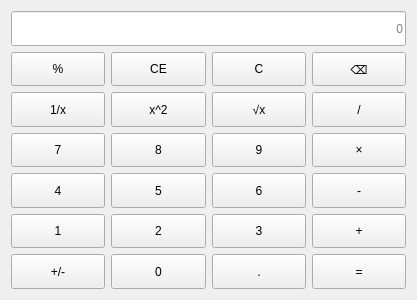
<?xml version="1.0" encoding="UTF-8"?>
<ui version="4.0">
 <class>normal</class>
 <widget class="QWidget" name="normal">
  <property name="geometry">
   <rect>
    <x>0</x>
    <y>0</y>
    <width>417</width>
    <height>300</height>
   </rect>
  </property>
  <property name="windowTitle">
   <string>标准型</string>
  </property>
  <layout class="QVBoxLayout" name="verticalLayout">
   <item>
    <layout class="QGridLayout" name="gridLayout">
     <item row="6" column="3">
      <widget class="QPushButton" name="btnPlus">
       <property name="sizePolicy">
        <sizepolicy hsizetype="Minimum" vsizetype="Preferred">
         <horstretch>0</horstretch>
         <verstretch>0</verstretch>
        </sizepolicy>
       </property>
       <property name="text">
        <string>+</string>
       </property>
      </widget>
     </item>
     <item row="6" column="1">
      <widget class="QPushButton" name="btnNum2">
       <property name="sizePolicy">
        <sizepolicy hsizetype="Minimum" vsizetype="Preferred">
         <horstretch>0</horstretch>
         <verstretch>0</verstretch>
        </sizepolicy>
       </property>
       <property name="text">
        <string>2</string>
       </property>
      </widget>
     </item>
     <item row="5" column="0">
      <widget class="QPushButton" name="btnNum4">
       <property name="sizePolicy">
        <sizepolicy hsizetype="Minimum" vsizetype="Preferred">
         <horstretch>0</horstretch>
         <verstretch>0</verstretch>
        </sizepolicy>
       </property>
       <property name="text">
        <string>4</string>
       </property>
      </widget>
     </item>
     <item row="7" column="3">
      <widget class="QPushButton" name="btnEqual">
       <property name="sizePolicy">
        <sizepolicy hsizetype="Minimum" vsizetype="Preferred">
         <horstretch>0</horstretch>
         <verstretch>0</verstretch>
        </sizepolicy>
       </property>
       <property name="text">
        <string>=</string>
       </property>
      </widget>
     </item>
     <item row="4" column="0">
      <widget class="QPushButton" name="btnNum7">
       <property name="sizePolicy">
        <sizepolicy hsizetype="Minimum" vsizetype="Preferred">
         <horstretch>0</horstretch>
         <verstretch>0</verstretch>
        </sizepolicy>
       </property>
       <property name="styleSheet">
        <string notr="true"/>
       </property>
       <property name="text">
        <string>7</string>
       </property>
      </widget>
     </item>
     <item row="2" column="2">
      <widget class="QPushButton" name="btnClearAll">
       <property name="sizePolicy">
        <sizepolicy hsizetype="Minimum" vsizetype="Preferred">
         <horstretch>0</horstretch>
         <verstretch>0</verstretch>
        </sizepolicy>
       </property>
       <property name="text">
        <string>C</string>
       </property>
      </widget>
     </item>
     <item row="4" column="2">
      <widget class="QPushButton" name="btnNum9">
       <property name="sizePolicy">
        <sizepolicy hsizetype="Minimum" vsizetype="Preferred">
         <horstretch>0</horstretch>
         <verstretch>0</verstretch>
        </sizepolicy>
       </property>
       <property name="text">
        <string>9</string>
       </property>
      </widget>
     </item>
     <item row="5" column="2">
      <widget class="QPushButton" name="btnNum6">
       <property name="sizePolicy">
        <sizepolicy hsizetype="Minimum" vsizetype="Preferred">
         <horstretch>0</horstretch>
         <verstretch>0</verstretch>
        </sizepolicy>
       </property>
       <property name="text">
        <string>6</string>
       </property>
      </widget>
     </item>
     <item row="5" column="1">
      <widget class="QPushButton" name="btnNum5">
       <property name="sizePolicy">
        <sizepolicy hsizetype="Minimum" vsizetype="Preferred">
         <horstretch>0</horstretch>
         <verstretch>0</verstretch>
        </sizepolicy>
       </property>
       <property name="text">
        <string>5</string>
       </property>
      </widget>
     </item>
     <item row="7" column="2">
      <widget class="QPushButton" name="btnSign">
       <property name="sizePolicy">
        <sizepolicy hsizetype="Minimum" vsizetype="Preferred">
         <horstretch>0</horstretch>
         <verstretch>0</verstretch>
        </sizepolicy>
       </property>
       <property name="text">
        <string>.</string>
       </property>
      </widget>
     </item>
     <item row="6" column="2">
      <widget class="QPushButton" name="btnNum3">
       <property name="sizePolicy">
        <sizepolicy hsizetype="Minimum" vsizetype="Preferred">
         <horstretch>0</horstretch>
         <verstretch>0</verstretch>
        </sizepolicy>
       </property>
       <property name="text">
        <string>3</string>
       </property>
      </widget>
     </item>
     <item row="4" column="1">
      <widget class="QPushButton" name="btnNum8">
       <property name="sizePolicy">
        <sizepolicy hsizetype="Minimum" vsizetype="Preferred">
         <horstretch>0</horstretch>
         <verstretch>0</verstretch>
        </sizepolicy>
       </property>
       <property name="text">
        <string>8</string>
       </property>
      </widget>
     </item>
     <item row="3" column="3">
      <widget class="QPushButton" name="btnDivide">
       <property name="sizePolicy">
        <sizepolicy hsizetype="Minimum" vsizetype="Preferred">
         <horstretch>0</horstretch>
         <verstretch>0</verstretch>
        </sizepolicy>
       </property>
       <property name="text">
        <string>/</string>
       </property>
      </widget>
     </item>
     <item row="2" column="0">
      <widget class="QPushButton" name="btnPercentage">
       <property name="sizePolicy">
        <sizepolicy hsizetype="Minimum" vsizetype="Preferred">
         <horstretch>0</horstretch>
         <verstretch>0</verstretch>
        </sizepolicy>
       </property>
       <property name="text">
        <string>%</string>
       </property>
      </widget>
     </item>
     <item row="3" column="0">
      <widget class="QPushButton" name="btnReciprocal">
       <property name="sizePolicy">
        <sizepolicy hsizetype="Minimum" vsizetype="Preferred">
         <horstretch>0</horstretch>
         <verstretch>0</verstretch>
        </sizepolicy>
       </property>
       <property name="text">
        <string>1/x</string>
       </property>
      </widget>
     </item>
     <item row="6" column="0">
      <widget class="QPushButton" name="btnNum1">
       <property name="sizePolicy">
        <sizepolicy hsizetype="Minimum" vsizetype="Preferred">
         <horstretch>0</horstretch>
         <verstretch>0</verstretch>
        </sizepolicy>
       </property>
       <property name="text">
        <string>1</string>
       </property>
      </widget>
     </item>
     <item row="3" column="1">
      <widget class="QPushButton" name="btnSqaure">
       <property name="sizePolicy">
        <sizepolicy hsizetype="Minimum" vsizetype="Preferred">
         <horstretch>0</horstretch>
         <verstretch>0</verstretch>
        </sizepolicy>
       </property>
       <property name="text">
        <string>x^2</string>
       </property>
      </widget>
     </item>
     <item row="7" column="1">
      <widget class="QPushButton" name="btnNum0">
       <property name="sizePolicy">
        <sizepolicy hsizetype="Minimum" vsizetype="Preferred">
         <horstretch>0</horstretch>
         <verstretch>0</verstretch>
        </sizepolicy>
       </property>
       <property name="text">
        <string>0</string>
       </property>
      </widget>
     </item>
     <item row="7" column="0">
      <widget class="QPushButton" name="btnChange">
       <property name="sizePolicy">
        <sizepolicy hsizetype="Minimum" vsizetype="Preferred">
         <horstretch>0</horstretch>
         <verstretch>0</verstretch>
        </sizepolicy>
       </property>
       <property name="text">
        <string>+/-</string>
       </property>
      </widget>
     </item>
     <item row="4" column="3">
      <widget class="QPushButton" name="btnMulti">
       <property name="sizePolicy">
        <sizepolicy hsizetype="Minimum" vsizetype="Preferred">
         <horstretch>0</horstretch>
         <verstretch>0</verstretch>
        </sizepolicy>
       </property>
       <property name="text">
        <string>×</string>
       </property>
      </widget>
     </item>
     <item row="3" column="2">
      <widget class="QPushButton" name="btnSqrt">
       <property name="sizePolicy">
        <sizepolicy hsizetype="Minimum" vsizetype="Preferred">
         <horstretch>0</horstretch>
         <verstretch>0</verstretch>
        </sizepolicy>
       </property>
       <property name="text">
        <string>√x</string>
       </property>
      </widget>
     </item>
     <item row="2" column="1">
      <widget class="QPushButton" name="btnClear">
       <property name="sizePolicy">
        <sizepolicy hsizetype="Minimum" vsizetype="Preferred">
         <horstretch>0</horstretch>
         <verstretch>0</verstretch>
        </sizepolicy>
       </property>
       <property name="text">
        <string>CE</string>
       </property>
      </widget>
     </item>
     <item row="5" column="3">
      <widget class="QPushButton" name="btnMinus">
       <property name="sizePolicy">
        <sizepolicy hsizetype="Minimum" vsizetype="Preferred">
         <horstretch>0</horstretch>
         <verstretch>0</verstretch>
        </sizepolicy>
       </property>
       <property name="text">
        <string>-</string>
       </property>
      </widget>
     </item>
     <item row="2" column="3">
      <widget class="QPushButton" name="btnDel">
       <property name="sizePolicy">
        <sizepolicy hsizetype="Minimum" vsizetype="Preferred">
         <horstretch>0</horstretch>
         <verstretch>0</verstretch>
        </sizepolicy>
       </property>
       <property name="text">
        <string>⌫</string>
       </property>
      </widget>
     </item>
     <item row="1" column="0" colspan="4">
      <widget class="QLineEdit" name="display">
       <property name="sizePolicy">
        <sizepolicy hsizetype="Expanding" vsizetype="Preferred">
         <horstretch>0</horstretch>
         <verstretch>0</verstretch>
        </sizepolicy>
       </property>
       <property name="alignment">
        <set>Qt::AlignmentFlag::AlignRight|Qt::AlignmentFlag::AlignTrailing|Qt::AlignmentFlag::AlignVCenter</set>
       </property>
       <property name="placeholderText">
        <string>0</string>
       </property>
      </widget>
     </item>
    </layout>
   </item>
  </layout>
 </widget>
 <resources/>
 <connections/>
</ui>
